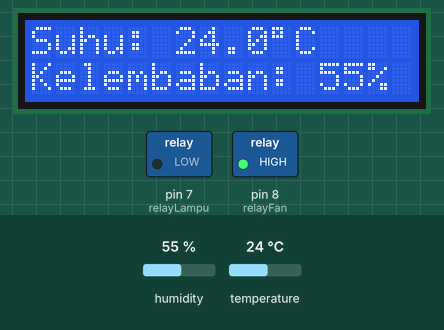
Simulated run of this sketch. Board: Arduino Uno, built with avr-gcc and run on an emulated ATmega328P. On the bench: 16×2 character LCD, switched loads named in the sketch (green lamp = pin HIGH). The inputs (shaded band) are chosen by the test bench; at power-on: temperature 24 °C, humidity 55 %. What the sketch prints to the serial monitor is not drawn.

Above: at 1.2 s.
1.3 s: temperature set to 29 °C
At 3.3 s:
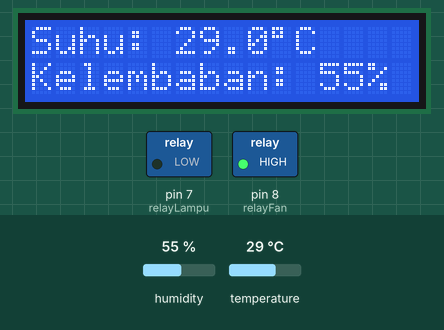
4.2 s: temperature set to 32 °C
At 4.9 s:
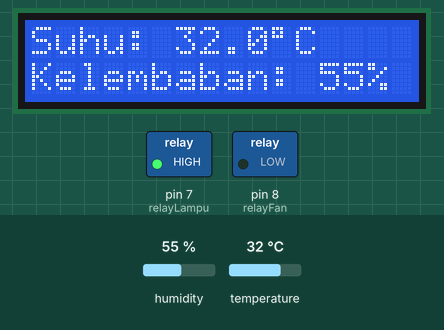
7.1 s: humidity set to 22 %
At 9.2 s:
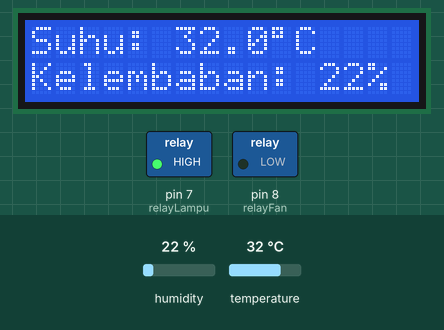
10.2 s: humidity set to 40 %
At 12.0 s:
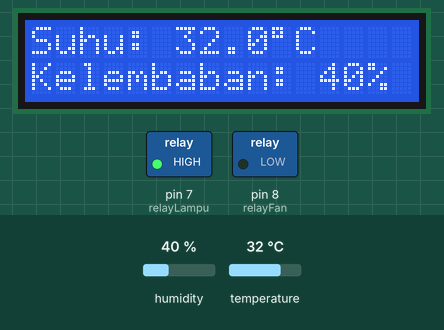
Timing chart, 0 to 13.5 s (numbered marks = the images above; inputs shaded):
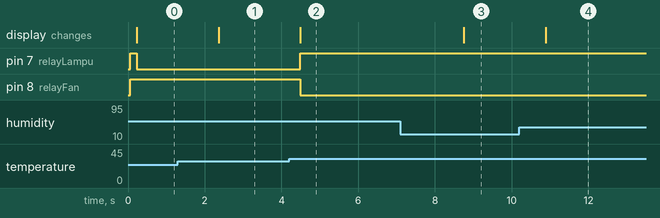

The sketch:

Projek.ino
```cpp
#include <DHT.h>
#include <Wire.h>
#include <LiquidCrystal_I2C.h>

// Inisialisasi DHT11
#define DHTPIN 3
#define DHTTYPE DHT11
DHT dht(DHTPIN, DHTTYPE);

// Inisialisasi LCD I2C (alamat umum: 0x27 atau 0x3F)
LiquidCrystal_I2C lcd(0x27, 16, 2);

// Relay pin
const int relayLampu = 7; // Relay 1 untuk lampu
const int relayFan   = 8; // Relay 2 untuk kipas

// Batas suhu
const float suhuAtas = 30.0;
const float suhuBawah = 30.0;

void setup() {
  Serial.begin(9600);
  dht.begin();

  // Setup LCD
  lcd.init();
  lcd.backlight();
  ;
  digitalWrite(relayFan, HIGH);
  // Setup relay sebagai output
  pinMode(relayLampu, OUTPUT);
  pinMode(relayFan, OUTPUT);

  // Awal: matikan keduanya (aktif LOW)
  digitalWrite(relayLampu, HIGH);
}

void loop() {
  delay(100); // Delay antar pembacaan sensor

  float suhu = dht.readTemperature(); // Celsius
  float kelembaban = dht.readHumidity();

  // Cek jika pembacaan valid
  if (isnan(suhu) || isnan(kelembaban)) {
    Serial.println("Gagal membaca sensor DHT11!");
    lcd.setCursor(0, 0);
    lcd.print("Sensor Error    ");
    return;
  }

  // Tampilkan ke Serial Monitor
  Serial.print("Suhu: ");
  Serial.print(suhu);
  Serial.print(" C | Kelembaban: ");
  Serial.print(kelembaban);
  Serial.println(" %");

  // Tampilkan ke LCD
  lcd.setCursor(0, 0);
  lcd.print("Suhu: ");
  lcd.print(suhu, 1);
  lcd.print((char)223); // Derajat
  lcd.print("C     ");

  lcd.setCursor(0, 1);
  lcd.print("Kelembaban: ");
  lcd.print(kelembaban, 0);
  lcd.print("%         ");

  // Logika kontrol relay
  if (suhu > suhuAtas) {
    // Terlalu panas
    digitalWrite(relayLampu, HIGH); // Lampu mati
    digitalWrite(relayFan, LOW);    // Fan nyala
  } else if (suhu < suhuBawah) {
    // Terlalu dingin
    digitalWrite(relayLampu, LOW);  // Lampu nyala
    digitalWrite(relayFan, HIGH);   // Fan mati
  }
  // Jika suhu antara 37 - 39, kondisi tidak berubah
}
```

Measured:
- the behaviour switches between 30 and 31 °C on temperature (found by bisection; images 1 and 2)
- after the input at 1.3 s, the display: changes after 1.1 s (image 1)
- after the input at 4.2 s, pin 7 (relayLampu): LOW → HIGH after 0.29 s; pin 8 (relayFan): HIGH → LOW after 0.29 s; the display: changes after 0.29 s (image 2)
- after the input at 7.1 s, the display: changes after 1.7 s (image 3)
- after the input at 10.2 s, the display: changes after 0.69 s (image 4)
